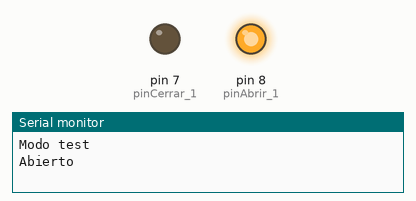
This sketch was run on a simulated Arduino Uno, built with avr-gcc and run on an emulated ATmega328P. On the bench: output pins drawn as LEDs (lit = HIGH), the last lines printed to the serial monitor.

Above: at 1.5 s.
At 4.5 s:
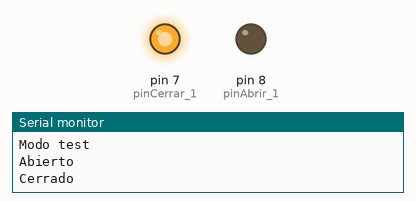
Timing chart, 0 to 7.8 s (numbered marks = the images above):
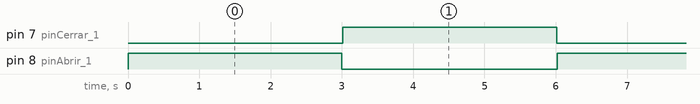

Measured:
- by itself, pin 7 (pinCerrar_1), pin 8 (pinAbrir_1): alternates HIGH for 3.0 s and LOW for 3.0 s

The sketch:

test_hbridge.ino
```cpp
const int pinCerrar_1 = 7;
const int pinAbrir_1 = 8;

void setup() {
  // put your setup code here, to run once:
  Serial.begin(9600);
  Serial.println("Modo test");
}

void loop() {

  digitalWrite(pinAbrir_1, LOW);
  digitalWrite(pinCerrar_1, LOW);
  // put your main code here, to run repeatedly:
  Serial.println("Abierto");
  pinMode(pinAbrir_1,OUTPUT);
  digitalWrite(pinAbrir_1, HIGH);
  delay(3000);
  digitalWrite(pinAbrir_1, LOW);
  Serial.println("Cerrado");
  delay(10);
  pinMode(pinCerrar_1,OUTPUT);
  digitalWrite(pinCerrar_1, HIGH);
  delay(3000);
  digitalWrite(pinCerrar_1, LOW);
delay(10);
}
```
